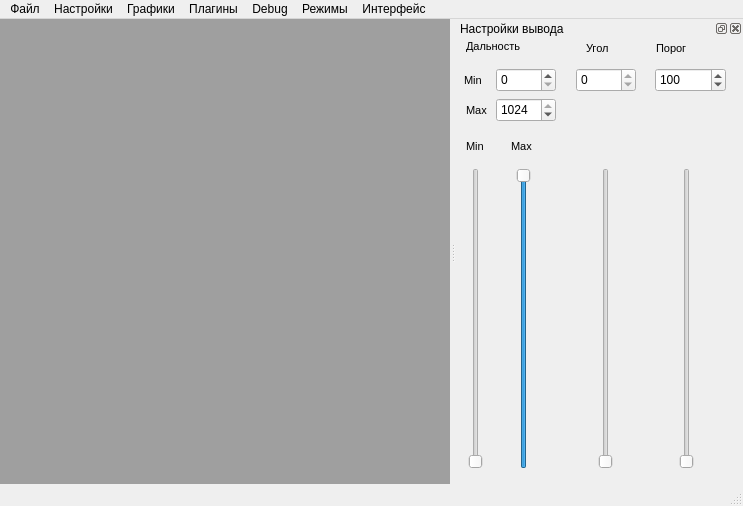
<?xml version="1.0" encoding="UTF-8"?>
<ui version="4.0">
 <class>GWindow</class>
 <widget class="QMainWindow" name="GWindow">
  <property name="geometry">
   <rect>
    <x>0</x>
    <y>0</y>
    <width>743</width>
    <height>506</height>
   </rect>
  </property>
  <property name="windowTitle">
   <string>GWindow</string>
  </property>
  <property name="windowIcon">
   <iconset resource="nomain/res.qrc">
    <normaloff>:/img/logo.png</normaloff>:/img/logo.png</iconset>
  </property>
  <widget class="QWidget" name="centralWidget">
   <layout class="QGridLayout" name="gridLayout">
    <property name="leftMargin">
     <number>0</number>
    </property>
    <property name="topMargin">
     <number>0</number>
    </property>
    <property name="rightMargin">
     <number>0</number>
    </property>
    <property name="bottomMargin">
     <number>0</number>
    </property>
    <item row="0" column="0">
     <widget class="QMdiArea" name="mdiArea"/>
    </item>
   </layout>
  </widget>
  <widget class="QMenuBar" name="menuBar">
   <property name="geometry">
    <rect>
     <x>0</x>
     <y>0</y>
     <width>743</width>
     <height>20</height>
    </rect>
   </property>
   <widget class="QMenu" name="menu">
    <property name="title">
     <string>Файл</string>
    </property>
    <addaction name="mmLoad"/>
    <addaction name="mmSave"/>
   </widget>
   <widget class="QMenu" name="menu_2">
    <property name="title">
     <string>Настройки</string>
    </property>
    <addaction name="mmVisual"/>
    <addaction name="mmSignal"/>
   </widget>
   <widget class="QMenu" name="menu_3">
    <property name="title">
     <string>Графики</string>
    </property>
    <addaction name="mmTile"/>
    <addaction name="separator"/>
    <addaction name="mmGpolarization"/>
    <addaction name="mmVpolarization"/>
    <addaction name="separator"/>
    <addaction name="mmOsc"/>
    <addaction name="mmSpectr"/>
    <addaction name="mmExperiment"/>
    <addaction name="mmRastr"/>
    <addaction name="mmAFRastr"/>
    <addaction name="mm3Dmodel"/>
   </widget>
   <widget class="QMenu" name="menuPlugins">
    <property name="title">
     <string>Плагины</string>
    </property>
    <addaction name="mmPlugs"/>
   </widget>
   <widget class="QMenu" name="menuDebug">
    <property name="title">
     <string>Debug</string>
    </property>
    <addaction name="mmDebug"/>
   </widget>
   <widget class="QMenu" name="menu_4">
    <property name="title">
     <string>Режимы</string>
    </property>
    <addaction name="mmControlForm"/>
   </widget>
   <widget class="QMenu" name="devInterface">
    <property name="title">
     <string>Интерфейс</string>
    </property>
   </widget>
   <addaction name="menu"/>
   <addaction name="menu_2"/>
   <addaction name="menu_3"/>
   <addaction name="menuPlugins"/>
   <addaction name="menuDebug"/>
   <addaction name="menu_4"/>
   <addaction name="devInterface"/>
  </widget>
  <widget class="QStatusBar" name="statusBar"/>
  <widget class="QDockWidget" name="dockVisual">
   <property name="minimumSize">
    <size>
     <width>287</width>
     <height>35</height>
    </size>
   </property>
   <property name="allowedAreas">
    <set>Qt::LeftDockWidgetArea|Qt::RightDockWidgetArea</set>
   </property>
   <property name="windowTitle">
    <string>Настройки вывода</string>
   </property>
   <attribute name="dockWidgetArea">
    <number>2</number>
   </attribute>
   <widget class="QWidget" name="dockWidgetContents">
    <widget class="QSlider" name="ArgMin">
     <property name="geometry">
      <rect>
       <x>10</x>
       <y>130</y>
       <width>20</width>
       <height>301</height>
      </rect>
     </property>
     <property name="maximum">
      <number>1024</number>
     </property>
     <property name="tracking">
      <bool>false</bool>
     </property>
     <property name="orientation">
      <enum>Qt::Vertical</enum>
     </property>
     <property name="invertedAppearance">
      <bool>false</bool>
     </property>
    </widget>
    <widget class="QLabel" name="label_11">
     <property name="geometry">
      <rect>
       <x>10</x>
       <y>64</y>
       <width>31</width>
       <height>16</height>
      </rect>
     </property>
     <property name="font">
      <font>
       <pointsize>8</pointsize>
      </font>
     </property>
     <property name="text">
      <string>Max</string>
     </property>
    </widget>
    <widget class="QLabel" name="label_10">
     <property name="geometry">
      <rect>
       <x>8</x>
       <y>34</y>
       <width>21</width>
       <height>16</height>
      </rect>
     </property>
     <property name="font">
      <font>
       <pointsize>8</pointsize>
      </font>
     </property>
     <property name="text">
      <string>Min</string>
     </property>
    </widget>
    <widget class="QLabel" name="label_3">
     <property name="geometry">
      <rect>
       <x>55</x>
       <y>100</y>
       <width>31</width>
       <height>16</height>
      </rect>
     </property>
     <property name="font">
      <font>
       <pointsize>8</pointsize>
      </font>
     </property>
     <property name="text">
      <string>Max</string>
     </property>
    </widget>
    <widget class="QLabel" name="label_16">
     <property name="geometry">
      <rect>
       <x>130</x>
       <y>0</y>
       <width>51</width>
       <height>20</height>
      </rect>
     </property>
     <property name="font">
      <font>
       <pointsize>8</pointsize>
      </font>
     </property>
     <property name="text">
      <string>Угол</string>
     </property>
    </widget>
    <widget class="QLabel" name="label_2">
     <property name="geometry">
      <rect>
       <x>10</x>
       <y>100</y>
       <width>21</width>
       <height>16</height>
      </rect>
     </property>
     <property name="font">
      <font>
       <pointsize>8</pointsize>
      </font>
     </property>
     <property name="text">
      <string>Min</string>
     </property>
    </widget>
    <widget class="QSpinBox" name="sPhMin">
     <property name="geometry">
      <rect>
       <x>120</x>
       <y>30</y>
       <width>60</width>
       <height>24</height>
      </rect>
     </property>
     <property name="readOnly">
      <bool>true</bool>
     </property>
     <property name="minimum">
      <number>0</number>
     </property>
     <property name="maximum">
      <number>180</number>
     </property>
     <property name="value">
      <number>0</number>
     </property>
    </widget>
    <widget class="QLabel" name="label">
     <property name="geometry">
      <rect>
       <x>10</x>
       <y>0</y>
       <width>71</width>
       <height>16</height>
      </rect>
     </property>
     <property name="font">
      <font>
       <pointsize>8</pointsize>
      </font>
     </property>
     <property name="text">
      <string>Дальность</string>
     </property>
    </widget>
    <widget class="QSpinBox" name="sArgMin">
     <property name="geometry">
      <rect>
       <x>40</x>
       <y>30</y>
       <width>60</width>
       <height>24</height>
      </rect>
     </property>
     <property name="readOnly">
      <bool>false</bool>
     </property>
     <property name="maximum">
      <number>1024</number>
     </property>
    </widget>
    <widget class="QSpinBox" name="sArgMax">
     <property name="geometry">
      <rect>
       <x>40</x>
       <y>60</y>
       <width>60</width>
       <height>24</height>
      </rect>
     </property>
     <property name="readOnly">
      <bool>false</bool>
     </property>
     <property name="maximum">
      <number>1024</number>
     </property>
     <property name="value">
      <number>1024</number>
     </property>
    </widget>
    <widget class="QSlider" name="ArgMax">
     <property name="geometry">
      <rect>
       <x>60</x>
       <y>130</y>
       <width>16</width>
       <height>301</height>
      </rect>
     </property>
     <property name="inputMethodHints">
      <set>Qt::ImhMultiLine</set>
     </property>
     <property name="maximum">
      <number>1024</number>
     </property>
     <property name="value">
      <number>1024</number>
     </property>
     <property name="sliderPosition">
      <number>1024</number>
     </property>
     <property name="tracking">
      <bool>false</bool>
     </property>
     <property name="orientation">
      <enum>Qt::Vertical</enum>
     </property>
     <property name="invertedAppearance">
      <bool>false</bool>
     </property>
     <property name="invertedControls">
      <bool>false</bool>
     </property>
     <property name="tickPosition">
      <enum>QSlider::NoTicks</enum>
     </property>
     <property name="tickInterval">
      <number>0</number>
     </property>
    </widget>
    <widget class="QSlider" name="PhMin">
     <property name="geometry">
      <rect>
       <x>140</x>
       <y>130</y>
       <width>20</width>
       <height>301</height>
      </rect>
     </property>
     <property name="minimum">
      <number>0</number>
     </property>
     <property name="maximum">
      <number>180</number>
     </property>
     <property name="value">
      <number>0</number>
     </property>
     <property name="tracking">
      <bool>false</bool>
     </property>
     <property name="orientation">
      <enum>Qt::Vertical</enum>
     </property>
     <property name="invertedAppearance">
      <bool>false</bool>
     </property>
    </widget>
    <widget class="QSlider" name="Barier">
     <property name="geometry">
      <rect>
       <x>220</x>
       <y>130</y>
       <width>21</width>
       <height>301</height>
      </rect>
     </property>
     <property name="sizePolicy">
      <sizepolicy hsizetype="Fixed" vsizetype="Maximum">
       <horstretch>0</horstretch>
       <verstretch>0</verstretch>
      </sizepolicy>
     </property>
     <property name="minimum">
      <number>0</number>
     </property>
     <property name="maximum">
      <number>65535</number>
     </property>
     <property name="singleStep">
      <number>1</number>
     </property>
     <property name="pageStep">
      <number>128</number>
     </property>
     <property name="value">
      <number>100</number>
     </property>
     <property name="tracking">
      <bool>false</bool>
     </property>
     <property name="orientation">
      <enum>Qt::Vertical</enum>
     </property>
     <property name="tickPosition">
      <enum>QSlider::NoTicks</enum>
     </property>
     <property name="tickInterval">
      <number>25</number>
     </property>
    </widget>
    <widget class="QSpinBox" name="sBarier">
     <property name="geometry">
      <rect>
       <x>199</x>
       <y>30</y>
       <width>71</width>
       <height>24</height>
      </rect>
     </property>
     <property name="minimum">
      <number>0</number>
     </property>
     <property name="maximum">
      <number>65535</number>
     </property>
     <property name="singleStep">
      <number>1</number>
     </property>
     <property name="value">
      <number>100</number>
     </property>
    </widget>
    <widget class="QLabel" name="label_17">
     <property name="geometry">
      <rect>
       <x>200</x>
       <y>0</y>
       <width>51</width>
       <height>20</height>
      </rect>
     </property>
     <property name="font">
      <font>
       <pointsize>8</pointsize>
      </font>
     </property>
     <property name="text">
      <string>Порог</string>
     </property>
    </widget>
   </widget>
  </widget>
  <action name="mmLoad">
   <property name="text">
    <string>Загрузить</string>
   </property>
  </action>
  <action name="mmSave">
   <property name="text">
    <string>Сохранить</string>
   </property>
  </action>
  <action name="mmVisual">
   <property name="text">
    <string>Настройки обработки и вывода</string>
   </property>
  </action>
  <action name="mmOsc">
   <property name="text">
    <string>Осциллограмма</string>
   </property>
  </action>
  <action name="mmSpectr">
   <property name="text">
    <string>Спектр</string>
   </property>
  </action>
  <action name="mmExperiment">
   <property name="text">
    <string>Эксперимент</string>
   </property>
  </action>
  <action name="mmRastr">
   <property name="text">
    <string>Растр</string>
   </property>
  </action>
  <action name="mm3Dmodel">
   <property name="text">
    <string>3D модель</string>
   </property>
  </action>
  <action name="mmGpolarization">
   <property name="text">
    <string>Горизонтальная поляризация</string>
   </property>
  </action>
  <action name="mmVpolarization">
   <property name="text">
    <string>Вертикальная поляризация</string>
   </property>
  </action>
  <action name="mmPlugs">
   <property name="text">
    <string>Выбрать плагины</string>
   </property>
  </action>
  <action name="mmSignal">
   <property name="text">
    <string>Настройки сигнала</string>
   </property>
  </action>
  <action name="mmTile">
   <property name="text">
    <string>Замостить</string>
   </property>
  </action>
  <action name="mmDebug">
   <property name="text">
    <string>Панель отладки</string>
   </property>
  </action>
  <action name="mmAFRastr">
   <property name="text">
    <string>АФ Растр</string>
   </property>
  </action>
  <action name="mm3Dmath">
   <property name="text">
    <string>3D Math</string>
   </property>
  </action>
  <action name="mmControlForm">
   <property name="text">
    <string>Непрерывный запрос</string>
   </property>
  </action>
 </widget>
 <layoutdefault spacing="6" margin="11"/>
 <resources>
  <include location="nomain/res.qrc"/>
 </resources>
 <connections>
  <connection>
   <sender>mmVisual</sender>
   <signal>triggered()</signal>
   <receiver>dockVisual</receiver>
   <slot>show()</slot>
   <hints>
    <hint type="sourcelabel">
     <x>-1</x>
     <y>-1</y>
    </hint>
    <hint type="destinationlabel">
     <x>649</x>
     <y>251</y>
    </hint>
   </hints>
  </connection>
  <connection>
   <sender>ArgMin</sender>
   <signal>valueChanged(int)</signal>
   <receiver>sArgMin</receiver>
   <slot>setValue(int)</slot>
   <hints>
    <hint type="sourcelabel">
     <x>576</x>
     <y>319</y>
    </hint>
    <hint type="destinationlabel">
     <x>626</x>
     <y>80</y>
    </hint>
   </hints>
  </connection>
  <connection>
   <sender>sArgMin</sender>
   <signal>valueChanged(int)</signal>
   <receiver>ArgMin</receiver>
   <slot>setValue(int)</slot>
   <hints>
    <hint type="sourcelabel">
     <x>626</x>
     <y>80</y>
    </hint>
    <hint type="destinationlabel">
     <x>576</x>
     <y>319</y>
    </hint>
   </hints>
  </connection>
  <connection>
   <sender>ArgMax</sender>
   <signal>valueChanged(int)</signal>
   <receiver>sArgMax</receiver>
   <slot>setValue(int)</slot>
   <hints>
    <hint type="sourcelabel">
     <x>624</x>
     <y>319</y>
    </hint>
    <hint type="destinationlabel">
     <x>626</x>
     <y>110</y>
    </hint>
   </hints>
  </connection>
  <connection>
   <sender>sArgMax</sender>
   <signal>valueChanged(int)</signal>
   <receiver>ArgMax</receiver>
   <slot>setValue(int)</slot>
   <hints>
    <hint type="sourcelabel">
     <x>626</x>
     <y>110</y>
    </hint>
    <hint type="destinationlabel">
     <x>624</x>
     <y>319</y>
    </hint>
   </hints>
  </connection>
  <connection>
   <sender>PhMin</sender>
   <signal>valueChanged(int)</signal>
   <receiver>sPhMin</receiver>
   <slot>setValue(int)</slot>
   <hints>
    <hint type="sourcelabel">
     <x>706</x>
     <y>319</y>
    </hint>
    <hint type="destinationlabel">
     <x>706</x>
     <y>80</y>
    </hint>
   </hints>
  </connection>
  <connection>
   <sender>sPhMin</sender>
   <signal>valueChanged(int)</signal>
   <receiver>PhMin</receiver>
   <slot>setValue(int)</slot>
   <hints>
    <hint type="sourcelabel">
     <x>706</x>
     <y>80</y>
    </hint>
    <hint type="destinationlabel">
     <x>706</x>
     <y>319</y>
    </hint>
   </hints>
  </connection>
  <connection>
   <sender>Barier</sender>
   <signal>valueChanged(int)</signal>
   <receiver>sBarier</receiver>
   <slot>setValue(int)</slot>
   <hints>
    <hint type="sourcelabel">
     <x>690</x>
     <y>319</y>
    </hint>
    <hint type="destinationlabel">
     <x>690</x>
     <y>80</y>
    </hint>
   </hints>
  </connection>
  <connection>
   <sender>sBarier</sender>
   <signal>valueChanged(int)</signal>
   <receiver>Barier</receiver>
   <slot>setValue(int)</slot>
   <hints>
    <hint type="sourcelabel">
     <x>690</x>
     <y>80</y>
    </hint>
    <hint type="destinationlabel">
     <x>690</x>
     <y>319</y>
    </hint>
   </hints>
  </connection>
 </connections>
</ui>
